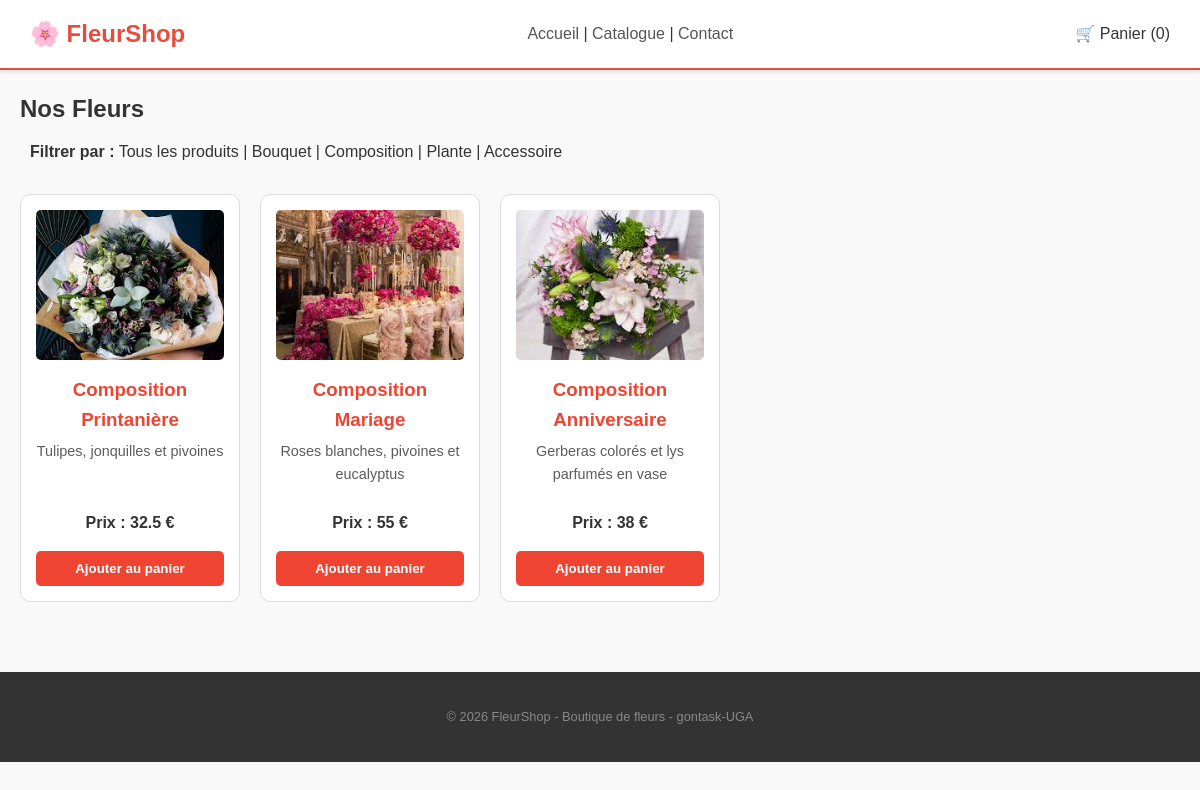
Screenshot of /catalogue.php?categorie=composition with the database file from the repository.
### tables this page shows
CREATE TABLE produits (
	                id INTEGER PRIMARY KEY AUTOINCREMENT,
	                nom TEXT NOT NULL,
	                description TEXT,
	                prix REAL NOT NULL,
	                categorie TEXT NOT NULL,
	                image TEXT,
	                stock INTEGER DEFAULT 10, 
	                date_creation DATETIME DEFAULT CURRENT_TIMESTAMP
          );

### includes/panier.php (called while the page is built, shortened)
<?php
function compter_articles() {
    $total_articles = 0;
    return $total_articles;
}
?>

### catalogue.php (the view, shortened to what this page needs)
<?php
include 'includes/panier.php';
if (isset($_GET['categorie'])) {
    $categorie = $_GET['categorie'];
} else {
    $categorie = 'tous';
}
if ($categorie == 'tous') {
    $requete = $pdo->query("SELECT * FROM produits ORDER BY nom");
} else {
    $requete = $pdo->prepare("SELECT * FROM produits WHERE categorie = ?");
    $requete->execute(array($categorie));
}
$produits = $requete->fetchAll(PDO::FETCH_ASSOC);
$req_cat = $pdo->query("SELECT DISTINCT categorie FROM produits");
$categories = $req_cat->fetchAll(PDO::FETCH_ASSOC);
?>
<!DOCTYPE html>
<html lang="fr">
<head>
    <link rel="stylesheet" href="css/style.css">
</head>
<body>
    <header>
        <h1>🌸 FleurShop</h1>
        <nav>
            <a href="index.php">Accueil</a> |
            <a href="catalogue.php">Catalogue</a> |
            <a href="contact.php">Contact</a>
        </nav>
        <div style="float: right;">
            <a href="panier.php">🛒 Panier (<?php echo compter_articles(); ?>)</a>
        </div>
    </header>
    <main style="padding: 20px;">
        <h2>Nos Fleurs</h2>
        <div style="margin-bottom: 20px; background: #f9f9f9; padding: 10px;">
            <strong>Filtrer par :</strong>
            <a href="catalogue.php?categorie=tous">Tous les produits</a>
            <?php foreach ($categories as $c): ?>
                | <a href="catalogue.php?categorie=<?php echo $c['categorie']; ?>">
                    <?php echo ucfirst($c['categorie']); ?>
                </a>
            <?php endforeach; ?>
        </div>
    <div style="display: flex; flex-wrap: wrap; gap: 20px;">
        <?php foreach ($produits as $p): ?>
           <div style="border: 1px solid #ddd; padding: 15px; width: 220px; border-radius: 10px; background: white; text-align: center; display: flex; flex-direction: column; justify-content: space-between;">
    <img src="images/<?php echo $p['image']; ?>" alt="<?php echo $p['nom']; ?>" style="width: 100%; height: 150px; object-fit: cover; border-radius: 5px; margin-bottom: 10px;">
    <h3 style="color: #ee4431; margin: 10px 0; height: 50px; overflow: hidden; display: flex; align-items: center; justify-content: center;">
        <?php echo $p['nom']; ?>
    </h3>
    <p style="font-size: 0.9em; color: #5c5c5c; height: 60px; overflow: hidden; margin-bottom: 10px;">
        <?php echo $p['description']; ?>
    </p>
    <p style="margin-bottom: 15px;"><strong>Prix : <?php echo $p['prix']; ?> €</strong></p>
    <form method="POST" action="ajouter_panier.php" style="margin-top: auto;">
        <button type="submit" style="background: #ee4431; color: white; border: none; padding: 10px; cursor: pointer; width: 100%; border-radius: 5px; font-weight: bold;">
            Ajouter au panier
        </button>
    </form>
</div>
            <?php endforeach; ?>
        </div>
    </main>
    <footer style="margin-top: 50px; text-align: center; font-size: 0.8em; color: #888;">
        <p>&copy; 2026 FleurShop - Boutique de fleurs - gontask-UGA</p>
    </footer>
</body>
</html>

### css/style.css (style rules this page uses)
* { margin: 0; padding: 0; box-sizing: border-box; }
body { font-family: Arial, sans-serif; background-color: #f9f9f9; color: #333; line-height: 1.6; }
a { text-decoration: none; color: inherit; }
header { background-color: #fff; border-bottom: 2px solid #e74c3c; padding: 15px 30px; display: flex; justify-content: space-between; align-items: center; position: sticky; top: 0; z-index: 100; box-shadow: 0 2px 5px rgba(0,0,0,0.1); }
header h1 { font-size: 1.5rem; color: #e74c3c; }
nav a { color: #555; font-weight: 500; transition: color 0.3s; }
footer { background-color: #333; color: #ccc; padding: 30px; text-align: center; margin-top: 50px; }
footer p { margin: 5px 0; }

### rows the page displays
produits: image (picture), nom "Composition Printanière", description "Tulipes, jonquilles et pivoines", prix "32.5"
produits: image (picture), nom "Composition Mariage", description "Roses blanches, pivoines et eucalyptus", prix "55"
produits: image (picture), nom "Composition Anniversaire", description "Gerberas colorés et lys parfumés en vase", prix "38"

### other values shown
compter_articles() "0"
$c['categorie'] "Bouquet"
$c['categorie'] "Composition"
$c['categorie'] "Plante"
$c['categorie'] "Accessoire"
